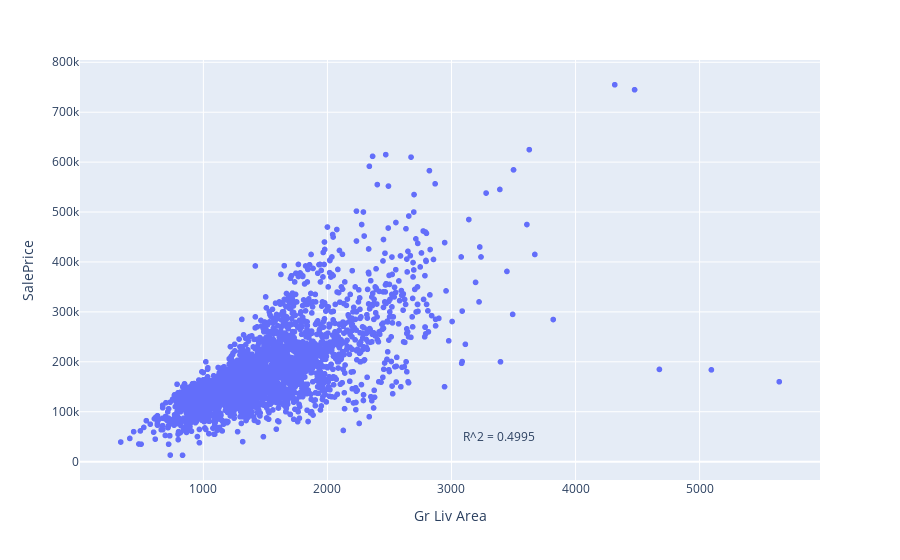

The cell this chart's notebook holds for it:
### Code cell
# Look for outliers
fig = px.scatter(ames_df, x='Gr Liv Area', y='SalePrice', hover_name=ames_df.index)

# Calculate R^2 value for the trendline
X = ames_df['Gr Liv Area']
y = ames_df['SalePrice']
p = np.polyfit(X, y, 1)  # get linear fit parameters
y_fit = np.polyval(p, X)  # compute y values using the fit
r2 = r2_score(y, y_fit)

# Add annotation for R^2 value on the plot
fig.add_annotation(
    x=np.max(X) * 0.6,
    y=np.min(y_fit),
    text=f"R^2 = {r2:.4f}",
    showarrow=False
)
fig.show()

### Figure 1 — Plotly figure (JSON) as saved in the notebook; plotly's stock layout.template omitted (floating-point values rounded to 4 significant figures; data arrays with more than 128 entries replaced by an {"elided": "..."} marker saying what was removed)
{"data": [{"hovertemplate": "<b>%{hovertext}</b><br><br>Gr Liv Area=%{x}<br>SalePrice=%{y}<extra></extra>", "hovertext": {"elided": "2930 int values"}, "legendgroup": "", "marker": {"color": "#636efa", "symbol": "circle"}, "mode": "markers", "name": "", "showlegend": false, "type": "scattergl", "x": {"elided": "2930 int values"}, "xaxis": "x", "y": {"elided": "2930 int values"}, "yaxis": "y"}], "layout": {"annotations": [{"showarrow": false, "text": "R^2 = 0.4995", "x": 3385.0, "y": 50600.0}], "legend": {"tracegroupgap": 0}, "margin": {"t": 60}, "xaxis": {"anchor": "y", "domain": [0, 1], "title": {"text": "Gr Liv Area"}}, "yaxis": {"anchor": "x", "domain": [0, 1], "title": {"text": "SalePrice"}}}}
